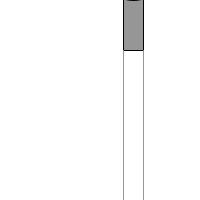
Frame 1 (no input)
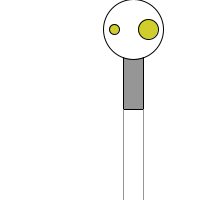
Frame 60 (the mouse pressed at the canvas centre just before this capture)
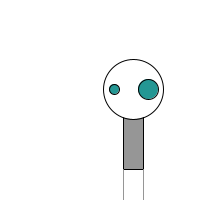
Frame 120 (the mouse held since frame 60 and released just before this capture)

The Processing sketch that drew these frames (run headless with seeded random() and noise(); from frame 60 on, the mouse is pressed at the canvas centre):

// Processing sketch: processing_165474
// ── processing_165474.pde

float soupX;
float soupY;
float stewX;
float stewY;
 
float eyeR;
float eyeG;
float eyeB;
 
void setup() {
  size(200,200);        // Set the size of the window

  soupX = width*2/3;     
  soupY = height-200; 
  stewX = width*1/3;
  stewY = height+200;
  smooth();
}
 
void draw() {
 
  background(255);  // Draw a white background
 
  // Set ellipses and rects to CENTER mode
  ellipseMode(CENTER);
  rectMode(CENTER);
 
  // Draw soup's body
  stroke(0);
  fill(150);
  // Feature #1.  zoogX and zoogY are used for the shape locations.
  rect(soupX,soupY,20,100);
 
  // Draw soup's head
  stroke(0);
  fill(255);
  ellipse(soupX,soupY-30,60,60);
 
  // Draw soup's eyes
  // Feature #2.  eyeR, eyeG, and eyeB are given random values and used in the fill() function.
  eyeR = random(255);
  eyeG = random(255);
  eyeB = random(255);
  fill(eyeR,eyeG,eyeB);
 
  ellipse(soupX-19,soupY-30,10,10);
  ellipse(soupX+15,soupY-30,20,20);
 
  // Draw soup's legs
  stroke(150);
  line(soupX-10,soupY+50,soupX-10,height);
  line(soupX+10,soupY+50,soupX+10,height);
  
  // soup moves down
  soupY = soupY + 1;
  

  // Draw stew's body
  stroke(0);
  fill(150);
  // Feature #1.  stewX and stewY are used for the shape locations.
  rect(stewX,stewY,20,100);
 
  // Draw soup's head
  stroke(0);
  fill(255);
  ellipse(stewX,stewY-30,50,50);
 
  // Draw stew's eyes
  // Feature #2.  eyeR, eyeG, and eyeB are given random values and used in the fill() function.
  eyeR = random(255);
  eyeG = random(255);
  eyeB = random(255);
  fill(eyeR,eyeG,eyeB);
 
  triangle(stewX-20,stewY-30,stewX-6,stewY-20,stewX-2,stewY-30);
  triangle(stewX+20,stewY-30,stewX+6,stewY-20,stewX+2,stewY-30);
 
  // Draw stew's legs
  stroke(150);
  line(stewX-10,stewY+50,stewX-10,height);
  line(stewX+10,stewY+50,stewX+10,height);
  
  // stew moves down
  stewY = stewY - 1;
}
